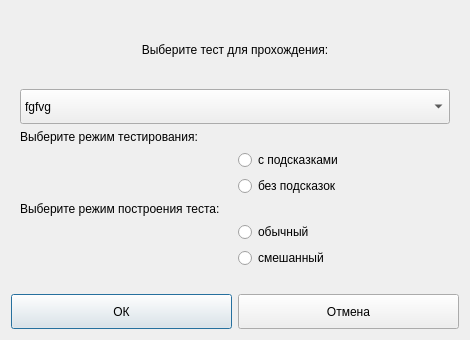
<?xml version="1.0" encoding="UTF-8"?>
<ui version="4.0">
 <class>ExecutingTestSelectingDialog</class>
 <widget class="QDialog" name="ExecutingTestSelectingDialog">
  <property name="geometry">
   <rect>
    <x>0</x>
    <y>0</y>
    <width>470</width>
    <height>340</height>
   </rect>
  </property>
  <property name="sizePolicy">
   <sizepolicy hsizetype="Fixed" vsizetype="Fixed">
    <horstretch>0</horstretch>
    <verstretch>0</verstretch>
   </sizepolicy>
  </property>
  <property name="minimumSize">
   <size>
    <width>470</width>
    <height>340</height>
   </size>
  </property>
  <property name="maximumSize">
   <size>
    <width>521</width>
    <height>340</height>
   </size>
  </property>
  <property name="windowTitle">
   <string>Dialog</string>
  </property>
  <property name="styleSheet">
   <string notr="true">QDialog {
  background-color: #ffffff;
  border: 5px solid #c9c9c9;
  border-radius: 5px;
}
QDialog QLabel
{
  font-size: 16px;
  font-family: Arial, sans-serif;
  font-weight: bold;
  color: #60616f;
  text-align: center;
}

QDialog QRadioButton
{
  font-size: 16px;
  font-family: Arial, sans-serif;
  font-weight: normal;
  color: #60616f;
  text-align: center;
}
QDialog QRadioButton::indicator:unchecked
{
  image: url(:/icons/icons/uncheckedRadioButton.png);
}
QDialog QRadioButton::indicator:checked
{
  image: url(:/icons/icons/checkedRadioButton.png);
}
QDialog QRadioButton::indicator:hover
{
  image: url(:/icons/icons/hoveredRadioButton.png);
}


QDialog &gt; QPushButton {

  font-size: 16px;
  font-family: Arial, sans-serif;
  font-weight: bold;
  color: #60616f;
  text-align: center;

  border: none;
  border-radius: 10px;
  
  background-color:   qlineargradient(spread:reflect, x1:0.471, y1:0, x2:0.465, y2:1, stop:0.465909 rgba(247, 248, 250, 255), stop:1 rgba(227, 228, 232, 255))
}
QDialog &gt; QPushButton:hover {
  background-color: #c6e4f0;
}
QDialog &gt; QPushButton:pressed {
  padding-top: 1px;
  background-color: qlineargradient(spread:reflect, x1:0.482, y1:1, x2:0.505, y2:0, stop:0.465909 rgba(247, 248, 250, 255), stop:1 rgba(227, 228, 232, 255))
}


QComboBox {
  border: 2px solid #e6e6e9;
  border-radius: 5px;
  background-color: qlineargradient(spread:pad, x1:0.511, y1:0, x2:0.510955, y2:1, stop:0   rgba(255, 255, 255, 255), stop:0.943182 rgba(245, 246, 249, 255));
  padding-left: 10px;

  font-size: 16px;
  font-family: Arial, sans-serif;
  font-weight: bold;
  color: #878787;

}
QComboBox::down-arrow {
  border: none;
  border-radius: 5px;
  background-color: qlineargradient(spread:pad, x1:0.511, y1:0, x2:0.510955, y2:1, stop:0   rgba(255, 255, 255, 255), stop:0.943182 rgba(245, 246, 249, 255));
  image: url(:/icons/icons/downArrow.png);
}
QComboBox::drop-down {
  width: 25px;
  border: none;
  border-radius: 0px;
  background-color: qlineargradient(spread:pad, x1:0.511, y1:0, x2:0.510955, y2:1, stop:0   rgba(255, 255, 255, 255), stop:0.943182 rgba(245, 246, 249, 255));
  border-left: 2px solid #d6d7da;
  margin: 4px 0px;
  image: url(:/icons/icons/downArrow.png);

}
QComboBox:hover {
  background-color: qlineargradient(spread:pad, x1:0.511, y1:0, x2:0.510955, y2:1, stop:0   rgba(255, 255, 255, 255), stop:0.943182 rgba(245, 246, 249, 255));
  border-radius: 5px;
}

QComboBox QAbstractItemView, QComboBox QAbstractItemView::item  {
  background-color: qlineargradient(spread:pad, x1:0.511, y1:0, x2:0.510955, y2:1, stop:0   rgba(255, 255, 255, 255), stop:0.943182 rgba(245, 246, 249, 255));
  border: 1px solid #ecedef;
  border-radius: 5px;
  padding-left: 10px;
  selection-background-color: #c6e4f0;

 }

QComboBox QAbstractItemView::item:hover  {
  background-color: #c6e4f0;
  selection-background-color: #c6e4f0;
 }</string>
  </property>
  <layout class="QGridLayout" name="gridLayout_2">
   <item row="0" column="0">
    <spacer name="verticalSpacer_2">
     <property name="orientation">
      <enum>Qt::Vertical</enum>
     </property>
     <property name="sizeType">
      <enum>QSizePolicy::Fixed</enum>
     </property>
     <property name="sizeHint" stdset="0">
      <size>
       <width>220</width>
       <height>15</height>
      </size>
     </property>
    </spacer>
   </item>
   <item row="1" column="0" colspan="2">
    <widget class="QLabel" name="label">
     <property name="text">
      <string>Выберите тест для прохождения:</string>
     </property>
     <property name="alignment">
      <set>Qt::AlignCenter</set>
     </property>
    </widget>
   </item>
   <item row="2" column="0" colspan="2">
    <widget class="QWidget" name="widget" native="true">
     <layout class="QGridLayout" name="gridLayout">
      <item row="0" column="0" colspan="2">
       <widget class="QComboBox" name="testSelectingComboBox">
        <property name="sizePolicy">
         <sizepolicy hsizetype="Expanding" vsizetype="Fixed">
          <horstretch>0</horstretch>
          <verstretch>0</verstretch>
         </sizepolicy>
        </property>
        <property name="minimumSize">
         <size>
          <width>0</width>
          <height>35</height>
         </size>
        </property>
        <property name="maximumSize">
         <size>
          <width>16777215</width>
          <height>35</height>
         </size>
        </property>
        <item>
         <property name="text">
          <string>fgfvg</string>
         </property>
        </item>
        <item>
         <property name="text">
          <string>fghf</string>
         </property>
        </item>
       </widget>
      </item>
      <item row="1" column="0" colspan="2">
       <widget class="QLabel" name="label_2">
        <property name="text">
         <string>Выберите режим тестирования:</string>
        </property>
        <property name="alignment">
         <set>Qt::AlignLeading|Qt::AlignLeft|Qt::AlignVCenter</set>
        </property>
       </widget>
      </item>
      <item row="2" column="1">
       <widget class="QWidget" name="widget_2" native="true">
        <layout class="QVBoxLayout" name="verticalLayout">
         <property name="margin">
          <number>0</number>
         </property>
         <item>
          <widget class="QRadioButton" name="radioButtonWithHelp">
           <property name="text">
            <string>с подсказками</string>
           </property>
          </widget>
         </item>
         <item>
          <widget class="QRadioButton" name="radioButtonWithoutHelp">
           <property name="text">
            <string>без подсказок</string>
           </property>
          </widget>
         </item>
        </layout>
       </widget>
      </item>
      <item row="3" column="0" colspan="2">
       <widget class="QLabel" name="label_3">
        <property name="text">
         <string>Выберите режим построения теста:</string>
        </property>
        <property name="alignment">
         <set>Qt::AlignLeading|Qt::AlignLeft|Qt::AlignVCenter</set>
        </property>
       </widget>
      </item>
      <item row="4" column="1">
       <widget class="QWidget" name="widget_3" native="true">
        <layout class="QVBoxLayout" name="verticalLayout_2">
         <property name="margin">
          <number>0</number>
         </property>
         <item>
          <widget class="QRadioButton" name="radioButtonNotMixed">
           <property name="text">
            <string>обычный</string>
           </property>
          </widget>
         </item>
         <item>
          <widget class="QRadioButton" name="radioButtonMixed">
           <property name="text">
            <string>смешанный</string>
           </property>
          </widget>
         </item>
        </layout>
        <zorder>radioButtonNotMixed</zorder>
        <zorder>radioButtonNotMixed</zorder>
        <zorder>radioButtonMixed</zorder>
       </widget>
      </item>
     </layout>
    </widget>
   </item>
   <item row="3" column="0">
    <spacer name="verticalSpacer">
     <property name="orientation">
      <enum>Qt::Vertical</enum>
     </property>
     <property name="sizeType">
      <enum>QSizePolicy::Maximum</enum>
     </property>
     <property name="sizeHint" stdset="0">
      <size>
       <width>220</width>
       <height>11</height>
      </size>
     </property>
    </spacer>
   </item>
   <item row="4" column="0">
    <widget class="QPushButton" name="okPushButton">
     <property name="sizePolicy">
      <sizepolicy hsizetype="Expanding" vsizetype="Fixed">
       <horstretch>0</horstretch>
       <verstretch>0</verstretch>
      </sizepolicy>
     </property>
     <property name="minimumSize">
      <size>
       <width>0</width>
       <height>35</height>
      </size>
     </property>
     <property name="maximumSize">
      <size>
       <width>16777215</width>
       <height>35</height>
      </size>
     </property>
     <property name="text">
      <string>ОК</string>
     </property>
    </widget>
   </item>
   <item row="4" column="1">
    <widget class="QPushButton" name="canselPushButton">
     <property name="sizePolicy">
      <sizepolicy hsizetype="Expanding" vsizetype="Fixed">
       <horstretch>0</horstretch>
       <verstretch>0</verstretch>
      </sizepolicy>
     </property>
     <property name="minimumSize">
      <size>
       <width>0</width>
       <height>35</height>
      </size>
     </property>
     <property name="maximumSize">
      <size>
       <width>16777215</width>
       <height>35</height>
      </size>
     </property>
     <property name="text">
      <string>Отмена</string>
     </property>
    </widget>
   </item>
  </layout>
 </widget>
 <resources/>
 <connections/>
</ui>
